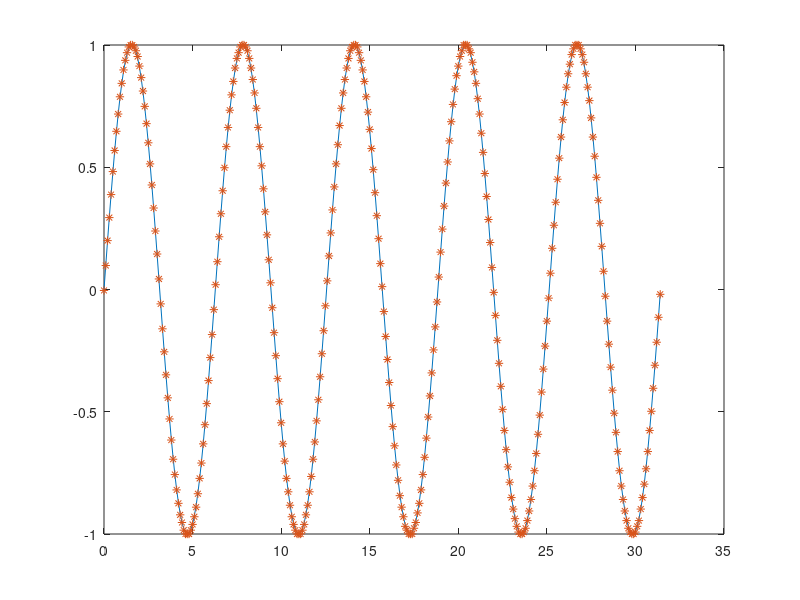

The MATLAB source for this figure: (Note: this script raises an error after producing the figure.)
clc
clear all
t=[0:0.1:10*pi];
signal=sin(t);
figure
plot(t,signal)
hold on

partition=linspace(-1,1,257);
index=quantiz(signal, partition(2:end-1));
% partition=linspace(-1,1,257);% step 1.2 , 1.3 done together
% codebook=linspace(-1,1,256);
% [index,quan_signal]=quantiz(signal,partition(2:end-1),codebook);
codebook=linspace(-1,1,256);
quan_signal=codebook(index+1);%step1.3
plot(t,quan_signal,'*')% step 1.4

%%
k=127
num_row=ceil(length(index)/k);
% =====packetizer=========
packets=zeros(num_row,k);
for j=1:num_row
    if j*k<=length(index)
        packets(j,:)=index((j-1)*k+1:j*k);
    else
        packets(j,1:length(index)-(j-1)*k)=index((j-1)*k+1:end);
    end    
end
 

%======RS encoder============
m=8;
n=2^m-1;
msgwords=gf(packets,m);


codes=rsenc(msgwords, n, k);

%======RS decoder============
dec_msg=rsdec(codes,n,k);% decoded packets

isequal(dec_msg,msgwords)
%=========depacketizer========
packets=dec_msg;
depackets=reshape(packets.',1,[]);
depackets=depackets(1:length(index));

r_signal=codebook(depackets.x+1);
figure
plot(t,signal)
hold on
plot(t,r_signal,'*')% step 1.4


% 
